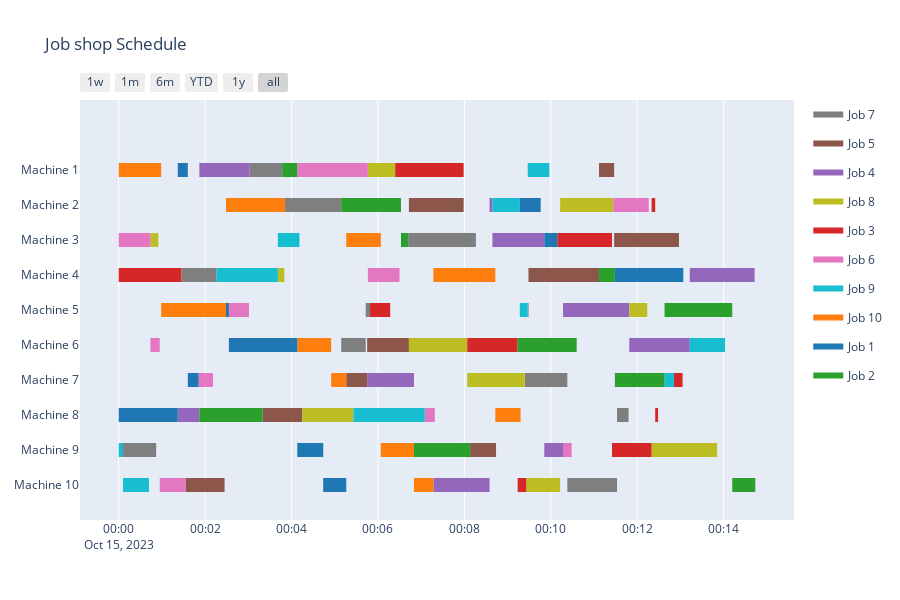

Notebook cell for this chart:
### Markdown cell above
### plot gantt chart

### Code cell
import pandas as pd
# import plotly.plotly as py
from chart_studio import plotly as py
from plotly.offline import iplot

import plotly.figure_factory as ff
import datetime

m_keys=[j+1 for j in range(num_machine)]
j_keys=[j for j in range(num_job)]
key_count={key:0 for key in j_keys}
j_count={key:0 for key in j_keys}
m_count={key:0 for key in m_keys}
j_record={}
for i in sequence_best:
    gen_t=int(pt[i][key_count[i]])
    gen_m=int(ms[i][key_count[i]])
    j_count[i]=j_count[i]+gen_t
    m_count[gen_m]=m_count[gen_m]+gen_t
    
    if m_count[gen_m]<j_count[i]:
        m_count[gen_m]=j_count[i]
    elif m_count[gen_m]>j_count[i]:
        j_count[i]=m_count[gen_m]
    
    start_time=str(datetime.timedelta(seconds=j_count[i]-pt[i][key_count[i]])) # convert seconds to hours, minutes and seconds
    end_time=str(datetime.timedelta(seconds=j_count[i]))
        
    j_record[(i,gen_m)]=[start_time,end_time]
    
    key_count[i]=key_count[i]+1
        

df=[]
for m in m_keys:
    for j in j_keys:
        df.append(dict(Task='Machine %s'%(m), Start='2023-10-15 %s'%(str(j_record[(j,m)][0])), Finish='2023-10-15 %s'%(str(j_record[(j,m)][1])),Resource='Job %s'%(j+1)))
        # df.append(dict(Task='Machine %s'%(m), Start='2018-07-14 %s'%(str(j_record[(j,m)][0])), Finish='2018-07-14 %s'%(str(j_record[(j,m)][1])),Resource='Job %s'%(j+1)))

fig = ff.create_gantt(df, index_col='Resource', show_colorbar=True, group_tasks=True, showgrid_x=True, title='Job shop Schedule')
iplot(fig, filename='GA_job_shop_scheduling')
